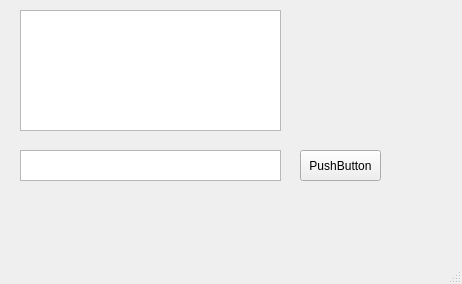
<?xml version="1.0" encoding="UTF-8"?>
<ui version="4.0">
 <class>MainWindow</class>
 <widget class="QMainWindow" name="MainWindow">
  <property name="geometry">
   <rect>
    <x>0</x>
    <y>0</y>
    <width>462</width>
    <height>284</height>
   </rect>
  </property>
  <property name="windowTitle">
   <string>MainWindow</string>
  </property>
  <widget class="QWidget" name="centralwidget">
   <property name="enabled">
    <bool>true</bool>
   </property>
   <widget class="QPushButton" name="pushButton">
    <property name="geometry">
     <rect>
      <x>300</x>
      <y>150</y>
      <width>81</width>
      <height>31</height>
     </rect>
    </property>
    <property name="text">
     <string>PushButton</string>
    </property>
   </widget>
   <widget class="QTextEdit" name="textEdit">
    <property name="geometry">
     <rect>
      <x>20</x>
      <y>10</y>
      <width>261</width>
      <height>121</height>
     </rect>
    </property>
   </widget>
   <widget class="QTextBrowser" name="textBrowser">
    <property name="geometry">
     <rect>
      <x>20</x>
      <y>150</y>
      <width>261</width>
      <height>31</height>
     </rect>
    </property>
   </widget>
  </widget>
  <widget class="QMenuBar" name="menubar">
   <property name="geometry">
    <rect>
     <x>0</x>
     <y>0</y>
     <width>462</width>
     <height>21</height>
    </rect>
   </property>
  </widget>
  <widget class="QStatusBar" name="statusbar"/>
 </widget>
 <resources/>
 <connections/>
</ui>
